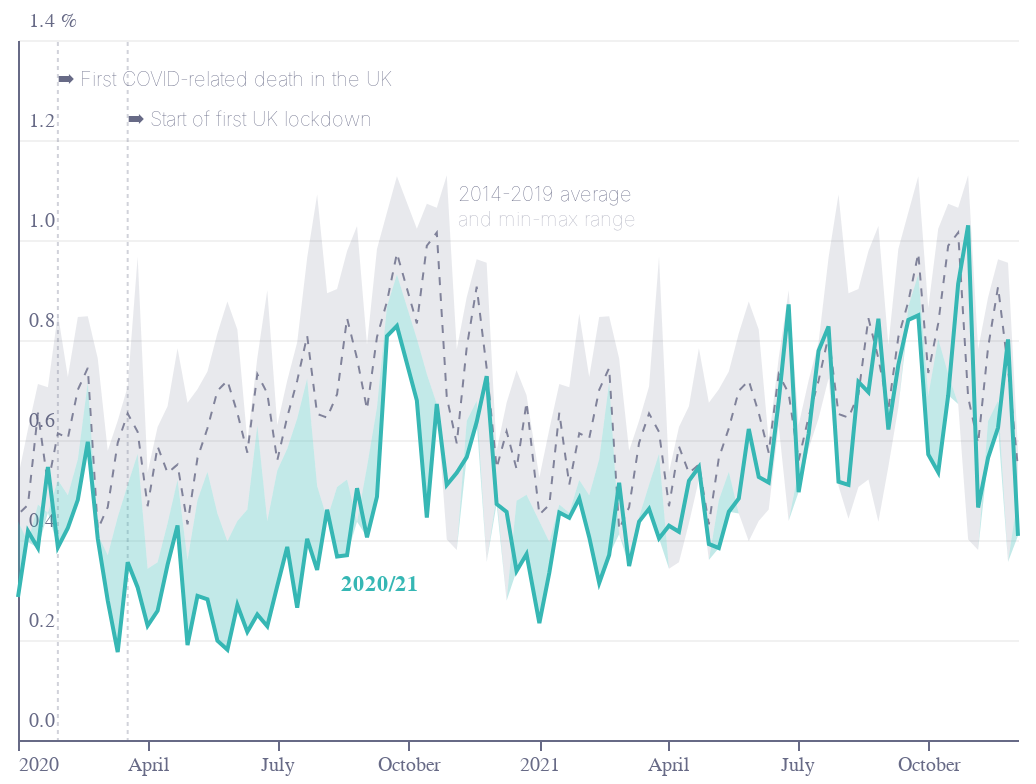

Notebook code for this chart:
### Code cell
ymin = 0
ymax = 1.4
glyph = "hired_week"
grey = colors["eco-gray"]
green = colors["eco-turquiose"]
base = (
    alt.Chart(f2, title="")
    .encode(
        alt.X(
            "weekx:T",
            sort=[],
            axis=alt.Axis(
                grid=False,
                title="",
                labelColor=colors["eco-gray"],
                titleColor=colors["eco-gray"],
                tickColor=colors["eco-gray"],
                domainColor=colors["eco-gray"],
            ),
        )
    )
    .transform_calculate(max0="max(datum.max_" + glyph + ",datum." + glyph + ")")
    .transform_calculate(min0="min(datum.min_" + glyph + ",datum." + glyph + ")")
)

marea = base.mark_area(opacity=0.15, color=grey).encode(
    alt.Y(
        "max_" + glyph + ":Q",
        axis=alt.Axis(
            title="%",
            #             domain=False,
            gridOpacity=0.4,
            ticks=False,
            labelAlign="left",
            labelBaseline="middle",
            labelPadding=-5,
            labelOffset=-10,
            titleX=21,
            titleY=-5,
            titleAngle=0,
            titleFontSize=10,
            titleFontWeight="normal",
            titleAlign="left",
            tickCount=6,
            labelColor=colors["eco-gray"],
            titleColor=colors["eco-gray"],
            tickColor=colors["eco-gray"],
            domainColor=colors["eco-gray"],
            format=".1f",
        ),
        scale=alt.Scale(domain=[ymin, ymax]),
    ),
    alt.Y2("min_" + glyph + ":Q"),
)
mline = base.mark_line(
    stroke=grey, strokeWidth=1, strokeDash=[0, 2, 2], opacity=0.8
).encode(alt.Y("m_" + glyph + ":Q", scale=alt.Scale(domain=[ymin, ymax])))
area1 = base.mark_area(opacity=0.3, color=green).encode(
    alt.Y("max0:Q", scale=alt.Scale(domain=[ymin, ymax])), alt.Y2("max_" + glyph + ":Q")
)
area2 = base.mark_area(opacity=0.3, color=green).encode(
    alt.Y("min0:Q", scale=alt.Scale(domain=[ymin, ymax])), alt.Y2("min_" + glyph + ":Q")
)
line = base.mark_line(stroke=green).encode(
    alt.Y(glyph + ":Q", scale=alt.Scale(domain=[ymin, ymax]))
)

base = alt.Chart(pd.DataFrame([{"x": "2020-01-29"}, {"x": "2020-03-18"}])).encode()
rule = base.mark_rule(
    stroke=grey, strokeWidth=1, strokeDash=[0, 1, 1], opacity=0.3
).encode(alt.X("x:T"))
base = alt.Chart(
    pd.DataFrame(
        [
            {
                "x": "2020-01-29",
                "y": 1.3,
                "text": "➡ First COVID-related death in the UK",
            },
            {"x": "2020-03-18", "y": 1.22, "text": "➡ Start of first UK lockdown"},
        ]
    )
).encode()
rlabels = base.mark_text(
    fontWeight="lighter", color=grey, align="left", baseline="bottom", fontSize=10
).encode(
    alt.X("x:T"),
    alt.Y("y:Q", scale=alt.Scale(domain=[ymin, ymax])),
    alt.Text(
        "text:N",
    ),
)
base = alt.Chart(pd.DataFrame([{"x": "2020-08-15", "y": 0.29, "text": "2020/21"}])).encode()
mlabel = base.mark_text(
    fontWeight="bold", color=green, align="left", baseline="bottom", fontSize=11
).encode(
    alt.X("x:T"),
    alt.Y("y:Q"),
    alt.Text(
        "text:N",
    ),
)
base = alt.Chart(
    pd.DataFrame([{"x": "2020-11-05", "y": 1.07, "text": "2014-2019 average"}])
).encode()
label1 = base.mark_text(
    fontWeight="lighter", color=grey, align="left", baseline="bottom", fontSize=10
).encode(alt.X("x:T"), alt.Y("y:Q"), alt.Text("text:N"))
base = alt.Chart(
    pd.DataFrame([{"x": "2020-11-05", "y": 1.02, "text": "and min-max range"}])
).encode()
label2 = base.mark_text(
    fontWeight="lighter",
    color=grey,
    align="left",
    baseline="bottom",
    fontSize=10,
    opacity=0.5,
).encode(alt.X("x:T"), alt.Y("y:Q"), alt.Text("text:N"))
layer1 = alt.layer(
    rule,
    rlabels,
    marea,
    mline,
    area1,
    area2,
    line,
    mlabel,
    label1,
    label2
).configure_view(
    stroke=None,
    height=350,
    width=500,
)
layer1.save("visualisation/" + f + ".json")
layer1.save("visualisation/" + f + ".svg")
layer1.save("visualisation/" + f + ".png")
open("README.md", "a").write(readme)
layer1

### Figure 1 — Vega-Lite specification as saved in the notebook (floating-point values rounded to 4 significant figures)
{"config": {"view": {"continuousWidth": 400, "continuousHeight": 300, "height": 350, "stroke": null, "width": 500}}, "layer": [{"data": {"name": "data-7f7e11a561356d8cd33eb43e230be2bc"}, "mark": {"type": "rule", "opacity": 0.3, "stroke": "#676A86", "strokeDash": [0, 1, 1], "strokeWidth": 1}, "encoding": {"x": {"type": "temporal", "field": "x"}}}, {"data": {"name": "data-93031c369f7ef1404f363db75b02b2fd"}, "mark": {"type": "text", "align": "left", "baseline": "bottom", "color": "#676A86", "fontSize": 10, "fontWeight": "lighter"}, "encoding": {"text": {"type": "nominal", "field": "text"}, "x": {"type": "temporal", "field": "x"}, "y": {"type": "quantitative", "field": "y", "scale": {"domain": [0, 1.4]}}}}, {"data": {"name": "data-93c0b04e3cdd024c20c8f4b338e18c69"}, "mark": {"type": "area", "color": "#676A86", "opacity": 0.15}, "encoding": {"x": {"type": "temporal", "axis": {"domainColor": "#676A86", "grid": false, "labelColor": "#676A86", "tickColor": "#676A86", "title": "", "titleColor": "#676A86"}, "field": "weekx", "sort": []}, "y": {"type": "quantitative", "axis": {"domainColor": "#676A86", "format": ".1f", "gridOpacity": 0.4, "labelAlign": "left", "labelBaseline": "middle", "labelColor": "#676A86", "labelOffset": -10, "labelPadding": -5, "tickColor": "#676A86", "tickCount": 6, "ticks": false, "title": "%", "titleAlign": "left", "titleAngle": 0, "titleColor": "#676A86", "titleFontSize": 10, "titleFontWeight": "normal", "titleX": 21, "titleY": -5}, "field": "max_hired_week", "scale": {"domain": [0, 1.4]}}, "y2": {"field": "min_hired_week"}}, "title": "", "transform": [{"calculate": "max(datum.max_hired_week,datum.hired_week)", "as": "max0"}, {"calculate": "min(datum.min_hired_week,datum.hired_week)", "as": "min0"}]}, {"data": {"name": "data-93c0b04e3cdd024c20c8f4b338e18c69"}, "mark": {"type": "line", "opacity": 0.8, "stroke": "#676A86", "strokeDash": [0, 2, 2], "strokeWidth": 1}, "encoding": {"x": {"type": "temporal", "axis": {"domainColor": "#676A86", "grid": false, "labelColor": "#676A86", "tickColor": "#676A86", "title": "", "titleColor": "#676A86"}, "field": "weekx", "sort": []}, "y": {"type": "quantitative", "field": "m_hired_week", "scale": {"domain": [0, 1.4]}}}, "title": "", "transform": [{"calculate": "max(datum.max_hired_week,datum.hired_week)", "as": "max0"}, {"calculate": "min(datum.min_hired_week,datum.hired_week)", "as": "min0"}]}, {"data": {"name": "data-93c0b04e3cdd024c20c8f4b338e18c69"}, "mark": {"type": "area", "color": "#36B7B4", "opacity": 0.3}, "encoding": {"x": {"type": "temporal", "axis": {"domainColor": "#676A86", "grid": false, "labelColor": "#676A86", "tickColor": "#676A86", "title": "", "titleColor": "#676A86"}, "field": "weekx", "sort": []}, "y": {"type": "quantitative", "field": "max0", "scale": {"domain": [0, 1.4]}}, "y2": {"field": "max_hired_week"}}, "title": "", "transform": [{"calculate": "max(datum.max_hired_week,datum.hired_week)", "as": "max0"}, {"calculate": "min(datum.min_hired_week,datum.hired_week)", "as": "min0"}]}, {"data": {"name": "data-93c0b04e3cdd024c20c8f4b338e18c69"}, "mark": {"type": "area", "color": "#36B7B4", "opacity": 0.3}, "encoding": {"x": {"type": "temporal", "axis": {"domainColor": "#676A86", "grid": false, "labelColor": "#676A86", "tickColor": "#676A86", "title": "", "titleColor": "#676A86"}, "field": "weekx", "sort": []}, "y": {"type": "quantitative", "field": "min0", "scale": {"domain": [0, 1.4]}}, "y2": {"field": "min_hired_week"}}, "title": "", "transform": [{"calculate": "max(datum.max_hired_week,datum.hired_week)", "as": "max0"}, {"calculate": "min(datum.min_hired_week,datum.hired_week)", "as": "min0"}]}, {"data": {"name": "data-93c0b04e3cdd024c20c8f4b338e18c69"}, "mark": {"type": "line", "stroke": "#36B7B4"}, "encoding": {"x": {"type": "temporal", "axis": {"domainColor": "#676A86", "grid": false, "labelColor": "#676A86", "tickColor": "#676A86", "title": "", "titleColor": "#676A86"}, "field": "weekx", "sort": []}, "y": {"type": "quantitative", "field": "hired_week", "scale": {"domain": [0, 1.4]}}}, "title": "", "transform": [{"calculate": "max(datum.max_hired_week,datum.hired_week)", "as": "max0"}, {"calculate": "min(datum.min_hired_week,datum.hired_week)", "as": "min0"}]}, {"data": {"name": "data-1de6c8e7573543dbf710190a1760c3fc"}, "mark": {"type": "text", "align": "left", "baseline": "bottom", "color": "#36B7B4", "fontSize": 11, "fontWeight": "bold"}, "encoding": {"text": {"type": "nominal", "field": "text"}, "x": {"type": "temporal", "field": "x"}, "y": {"type": "quantitative", "field": "y"}}}, {"data": {"name": "data-a8111d590ba7bf93355d39ba164bf5f9"}, "mark": {"type": "text", "align": "left", "baseline": "bottom", "color": "#676A86", "fontSize": 10, "fontWeight": "lighter"}, "encoding": {"text": {"type": "nominal", "field": "text"}, "x": {"type": "temporal", "field": "x"}, "y": {"type": "quantitative", "field": "y"}}}, {"data": {"name": "data-1873468dedfd69bc3143d6730c4e1ccd"}, "mark": {"type": "text", "align": "left", "baseline": "bottom", "color": "#676A86", "fontSize": 10, "fontWeight": "lighter", "opacity": 0.5}, "encoding": {"text": {"type": "nominal", "field": "text"}, "x": {"type": "temporal", "field": "x"}, "y": {"type": "quantitative", "field": "y"}}}], "$schema": "https://vega.github.io/schema/vega-lite/v4.8.1.json", "datasets": {"data-7f7e11a561356d8cd33eb43e230be2bc": [{"x": "2020-01-29"}, {"x": "2020-03-18"}], "data-93031c369f7ef1404f363db75b02b2fd": [{"x": "2020-01-29", "y": 1.3, "text": "➡ First COVID-related death in the UK"}, {"x": "2020-03-18", "y": 1.22, "text": "➡ Start of first UK lockdown"}], "data-93c0b04e3cdd024c20c8f4b338e18c69": [{"weekx": "2020-01-01T00:00:00", "week3": "5/1/20", "hired_week": 0.2859, "m_hired_week": 0.4508, "min_hired_week": 0.4375, "max_hired_week": 0.525}, {"weekx": "2020-01-08T00:00:00", "week3": "2", "hired_week": 0.4178, "m_hired_week": 0.4705, "min_hired_week": 0.3958, "max_hired_week": 0.6214}, {"weekx": "2020-01-15T00:00:00", "week3": "3", "hired_week": 0.384, "m_hired_week": 0.6546, "min_hired_week": 0.4711, "max_hired_week": 0.712}, {"weekx": "2020-01-22T00:00:00", "week3": "4", "hired_week": 0.5459, "m_hired_week": 0.5111, "min_hired_week": 0.4543, "max_hired_week": 0.7056}, {"weekx": "2020-01-29T00:00:00", "week3": "2/2/20", "hired_week": 0.3854, "m_hired_week": 0.6134, "min_hired_week": 0.5199, "max_hired_week": 0.8524}, {"weekx": "2020-02-05T00:00:00", "week3": "6", "hired_week": 0.4243, "m_hired_week": 0.6035, "min_hired_week": 0.4897, "max_hired_week": 0.7258}, {"weekx": "2020-02-12T00:00:00", "week3": "7", "hired_week": 0.4804, "m_hired_week": 0.7005, "min_hired_week": 0.5613, "max_hired_week": 0.8458}, {"weekx": "2020-02-19T00:00:00", "week3": "23/2/20", "hired_week": 0.5965, "m_hired_week": 0.7442, "min_hired_week": 0.7154, "max_hired_week": 0.8477}, {"weekx": "2020-02-26T00:00:00", "week3": "9", "hired_week": 0.4026, "m_hired_week": 0.4213, "min_hired_week": 0.4113, "max_hired_week": 0.7629}, {"weekx": "2020-03-04T00:00:00", "week3": "10", "hired_week": 0.2789, "m_hired_week": 0.4658, "min_hired_week": 0.3694, "max_hired_week": 0.5783}, {"weekx": "2020-03-11T00:00:00", "week3": "11", "hired_week": 0.1759, "m_hired_week": 0.5944, "min_hired_week": 0.4462, "max_hired_week": 0.6387}, {"weekx": "2020-03-18T00:00:00", "week3": "22/3/20", "hired_week": 0.3556, "m_hired_week": 0.6531, "min_hired_week": 0.5104, "max_hired_week": 0.7072}, {"weekx": "2020-03-25T00:00:00", "week3": "13", "hired_week": 0.3051, "m_hired_week": 0.6163, "min_hired_week": 0.5725, "max_hired_week": 0.9663}, {"weekx": "2020-04-01T00:00:00", "week3": "14", "hired_week": 0.2284, "m_hired_week": 0.4675, "min_hired_week": 0.3423, "max_hired_week": 0.5353}, {"weekx": "2020-04-08T00:00:00", "week3": "15", "hired_week": 0.2584, "m_hired_week": 0.5871, "min_hired_week": 0.3554, "max_hired_week": 0.626}, {"weekx": "2020-04-15T00:00:00", "week3": "16", "hired_week": 0.3504, "m_hired_week": 0.5341, "min_hired_week": 0.4337, "max_hired_week": 0.6674}, {"weekx": "2020-04-22T00:00:00", "week3": "17", "hired_week": 0.429, "m_hired_week": 0.5509, "min_hired_week": 0.5207, "max_hired_week": 0.7833}, {"weekx": "2020-04-29T00:00:00", "week3": "3/5/20", "hired_week": 0.1897, "m_hired_week": 0.4315, "min_hired_week": 0.3599, "max_hired_week": 0.6745}, {"weekx": "2020-05-06T00:00:00", "week3": "19", "hired_week": 0.2881, "m_hired_week": 0.564, "min_hired_week": 0.48, "max_hired_week": 0.7014}, {"weekx": "2020-05-13T00:00:00", "week3": "20", "hired_week": 0.2815, "m_hired_week": 0.6234, "min_hired_week": 0.5364, "max_hired_week": 0.737}, {"weekx": "2020-05-20T00:00:00", "week3": "21", "hired_week": 0.1987, "m_hired_week": 0.6984, "min_hired_week": 0.4529, "max_hired_week": 0.8137}, {"weekx": "2020-05-27T00:00:00", "week3": "31/5/20", "hired_week": 0.1807, "m_hired_week": 0.7187, "min_hired_week": 0.3976, "max_hired_week": 0.877}, {"weekx": "2020-06-03T00:00:00", "week3": "23", "hired_week": 0.2701, "m_hired_week": 0.6541, "min_hired_week": 0.4379, "max_hired_week": 0.8212}, {"weekx": "2020-06-10T00:00:00", "week3": "24", "hired_week": 0.2163, "m_hired_week": 0.5747, "min_hired_week": 0.461, "max_hired_week": 0.5982}, {"weekx": "2020-06-17T00:00:00", "week3": "25", "hired_week": 0.2512, "m_hired_week": 0.7317, "min_hired_week": 0.6289, "max_hired_week": 0.7642}, {"weekx": "2020-06-24T00:00:00", "week3": "26", "hired_week": 0.2275, "m_hired_week": 0.6934, "min_hired_week": 0.4382, "max_hired_week": 0.8997}, {"weekx": "2020-07-01T00:00:00", "week3": "27", "hired_week": 0.3081, "m_hired_week": 0.559, "min_hired_week": 0.539, "max_hired_week": 0.6299}, {"weekx": "2020-07-08T00:00:00", "week3": "12/7/20", "hired_week": 0.3862, "m_hired_week": 0.646, "min_hired_week": 0.5826, "max_hired_week": 0.719}, {"weekx": "2020-07-15T00:00:00", "week3": "29", "hired_week": 0.2647, "m_hired_week": 0.7186, "min_hired_week": 0.643, "max_hired_week": 0.7956}, {"weekx": "2020-07-22T00:00:00", "week3": "30", "hired_week": 0.4023, "m_hired_week": 0.8084, "min_hired_week": 0.723, "max_hired_week": 0.9647}, {"weekx": "2020-07-29T00:00:00", "week3": "31", "hired_week": 0.34, "m_hired_week": 0.6521, "min_hired_week": 0.5078, "max_hired_week": 1.091}, {"weekx": "2020-08-05T00:00:00", "week3": "9/8/20", "hired_week": 0.4605, "m_hired_week": 0.6448, "min_hired_week": 0.4423, "max_hired_week": 0.8933}, {"weekx": "2020-08-12T00:00:00", "week3": "33", "hired_week": 0.3669, "m_hired_week": 0.6917, "min_hired_week": 0.5062, "max_hired_week": 0.9019}, {"weekx": "2020-08-19T00:00:00", "week3": "34", "hired_week": 0.3695, "m_hired_week": 0.8436, "min_hired_week": 0.5211, "max_hired_week": 0.978}, {"weekx": "2020-08-26T00:00:00", "week3": "35", "hired_week": 0.5036, "m_hired_week": 0.763, "min_hired_week": 0.4367, "max_hired_week": 1.028}, {"weekx": "2020-09-02T00:00:00", "week3": "36", "hired_week": 0.4054, "m_hired_week": 0.6614, "min_hired_week": 0.5463, "max_hired_week": 0.7906}, {"weekx": "2020-09-09T00:00:00", "week3": "37", "hired_week": 0.4865, "m_hired_week": 0.806, "min_hired_week": 0.6648, "max_hired_week": 0.982}, {"weekx": "2020-09-16T00:00:00", "week3": "20/9/20", "hired_week": 0.8077, "m_hired_week": 0.8768, "min_hired_week": 0.8672, "max_hired_week": 1.055}, {"weekx": "2020-09-23T00:00:00", "week3": "39", "hired_week": 0.8283, "m_hired_week": 0.9735, "min_hired_week": 0.9308, "max_hired_week": 1.127}, {"weekx": "2020-10-07T00:00:00", "week3": "41", "hired_week": 0.679, "m_hired_week": 0.8332, "min_hired_week": 0.8027, "max_hired_week": 1.023}, {"weekx": "2020-10-14T00:00:00", "week3": "18/10/20", "hired_week": 0.445, "m_hired_week": 0.9885, "min_hired_week": 0.7318, "max_hired_week": 1.072}, {"weekx": "2020-10-21T00:00:00", "week3": "43", "hired_week": 0.672, "m_hired_week": 1.015, "min_hired_week": 0.672, "max_hired_week": 1.065}, {"weekx": "2020-10-28T00:00:00", "week3": "44", "hired_week": 0.51, "m_hired_week": 0.6854, "min_hired_week": 0.4011, "max_hired_week": 1.129}, {"weekx": "2020-11-04T00:00:00", "week3": "45", "hired_week": 0.5344, "m_hired_week": 0.5932, "min_hired_week": 0.3801, "max_hired_week": 0.7814}, {"weekx": "2020-11-11T00:00:00", "week3": "46", "hired_week": 0.5656, "m_hired_week": 0.785, "min_hired_week": 0.6381, "max_hired_week": 0.8854}, {"weekx": "2020-11-18T00:00:00", "week3": "47", "hired_week": 0.6362, "m_hired_week": 0.9065, "min_hired_week": 0.6784, "max_hired_week": 0.9617}, {"weekx": "2020-11-25T00:00:00", "week3": "29/11/20", "hired_week": 0.7277, "m_hired_week": 0.7436, "min_hired_week": 0.3559, "max_hired_week": 0.9543}, {"weekx": "2020-12-02T00:00:00", "week3": "49", "hired_week": 0.4718, "m_hired_week": 0.5439, "min_hired_week": 0.4893, "max_hired_week": 0.5791}, {"weekx": "2020-12-09T00:00:00", "week3": "50", "hired_week": 0.4563, "m_hired_week": 0.6173, "min_hired_week": 0.2786, "max_hired_week": 0.6745}, {"weekx": "2020-12-16T00:00:00", "week3": "51", "hired_week": 0.338, "m_hired_week": 0.5422, "min_hired_week": 0.4786, "max_hired_week": 0.7396}, {"weekx": "2020-12-23T00:00:00", "week3": "27/12/20", "hired_week": 0.3719, "m_hired_week": 0.6753, "min_hired_week": 0.4903, "max_hired_week": 0.6897}, {"weekx": "2021-01-01T00:00:00", "week3": "3/1/21", "hired_week": 0.2338, "m_hired_week": 0.4508, "min_hired_week": 0.4375, "max_hired_week": 0.525}, {"weekx": "2021-01-08T00:00:00", "week3": "54", "hired_week": 0.3348, "m_hired_week": 0.4705, "min_hired_week": 0.3958, "max_hired_week": 0.6214}, {"weekx": "2021-01-15T00:00:00", "week3": "55", "hired_week": 0.455, "m_hired_week": 0.6546, "min_hired_week": 0.4711, "max_hired_week": 0.712}, {"weekx": "2021-01-22T00:00:00", "week3": "56", "hired_week": 0.4444, "m_hired_week": 0.5111, "min_hired_week": 0.4543, "max_hired_week": 0.7056}, {"weekx": "2021-01-29T00:00:00", "week3": "31/1/21", "hired_week": 0.4832, "m_hired_week": 0.6134, "min_hired_week": 0.5199, "max_hired_week": 0.8524}, {"weekx": "2021-02-05T00:00:00", "week3": "7/2/21", "hired_week": 0.4057, "m_hired_week": 0.6035, "min_hired_week": 0.4897, "max_hired_week": 0.7258}, {"weekx": "2021-02-12T00:00:00", "week3": "59", "hired_week": 0.3139, "m_hired_week": 0.7005, "min_hired_week": 0.5613, "max_hired_week": 0.8458}, {"weekx": "2021-02-19T00:00:00", "week3": "60", "hired_week": 0.37, "m_hired_week": 0.7442, "min_hired_week": 0.7154, "max_hired_week": 0.8477}, {"weekx": "2021-02-26T00:00:00", "week3": "61", "hired_week": 0.5143, "m_hired_week": 0.4213, "min_hired_week": 0.4113, "max_hired_week": 0.7629}, {"weekx": "2021-03-05T00:00:00", "week3": "7/3/21", "hired_week": 0.3481, "m_hired_week": 0.4658, "min_hired_week": 0.3694, "max_hired_week": 0.5783}, {"weekx": "2021-03-12T00:00:00", "week3": "63", "hired_week": 0.4367, "m_hired_week": 0.5944, "min_hired_week": 0.4462, "max_hired_week": 0.6387}, {"weekx": "2021-03-19T00:00:00", "week3": "64", "hired_week": 0.4623, "m_hired_week": 0.6531, "min_hired_week": 0.5104, "max_hired_week": 0.7072}, {"weekx": "2021-03-26T00:00:00", "week3": "65", "hired_week": 0.4032, "m_hired_week": 0.6163, "min_hired_week": 0.5725, "max_hired_week": 0.9663}, {"weekx": "2021-04-02T00:00:00", "week3": "66", "hired_week": 0.4286, "m_hired_week": 0.4675, "min_hired_week": 0.3423, "max_hired_week": 0.5353}, {"weekx": "2021-04-09T00:00:00", "week3": "67", "hired_week": 0.4164, "m_hired_week": 0.5871, "min_hired_week": 0.3554, "max_hired_week": 0.626}, {"weekx": "2021-04-16T00:00:00", "week3": "18/4/21", "hired_week": 0.5183, "m_hired_week": 0.5341, "min_hired_week": 0.4337, "max_hired_week": 0.6674}, {"weekx": "2021-04-23T00:00:00", "week3": "69", "hired_week": 0.546, "m_hired_week": 0.5509, "min_hired_week": 0.5207, "max_hired_week": 0.7833}, {"weekx": "2021-04-30T00:00:00", "week3": "70", "hired_week": 0.3921, "m_hired_week": 0.4315, "min_hired_week": 0.3599, "max_hired_week": 0.6745}, {"weekx": "2021-05-07T00:00:00", "week3": "71", "hired_week": 0.384, "m_hired_week": 0.564, "min_hired_week": 0.48, "max_hired_week": 0.7014}, {"weekx": "2021-05-14T00:00:00", "week3": "72", "hired_week": 0.4565, "m_hired_week": 0.6234, "min_hired_week": 0.5364, "max_hired_week": 0.737}, {"weekx": "2021-05-21T00:00:00", "week3": "73", "hired_week": 0.4828, "m_hired_week": 0.6984, "min_hired_week": 0.4529, "max_hired_week": 0.8137}, {"weekx": "2021-05-28T00:00:00", "week3": "74", "hired_week": 0.6222, "m_hired_week": 0.7187, "min_hired_week": 0.3976, "max_hired_week": 0.877}, {"weekx": "2021-06-04T00:00:00", "week3": "75", "hired_week": 0.5262, "m_hired_week": 0.6541, "min_hired_week": 0.4379, "max_hired_week": 0.8212}, {"weekx": "2021-06-11T00:00:00", "week3": "76", "hired_week": 0.515, "m_hired_week": 0.5747, "min_hired_week": 0.461, "max_hired_week": 0.5982}, {"weekx": "2021-06-18T00:00:00", "week3": "77", "hired_week": 0.677, "m_hired_week": 0.7317, "min_hired_week": 0.6289, "max_hired_week": 0.7642}, {"weekx": "2021-06-25T00:00:00", "week3": "30/6/21", "hired_week": 0.8711, "m_hired_week": 0.6934, "min_hired_week": 0.4382, "max_hired_week": 0.8997}, {"weekx": "2021-07-02T00:00:00", "week3": "79", "hired_week": 0.4958, "m_hired_week": 0.559, "min_hired_week": 0.539, "max_hired_week": 0.6299}, {"weekx": "2021-07-09T00:00:00", "week3": "80", "hired_week": 0.612, "m_hired_week": 0.646, "min_hired_week": 0.5826, "max_hired_week": 0.719}, {"weekx": "2021-07-16T00:00:00", "week3": "81", "hired_week": 0.7784, "m_hired_week": 0.7186, "min_hired_week": 0.643, "max_hired_week": 0.7956}, {"weekx": "2021-07-23T00:00:00", "week3": "82", "hired_week": 0.8271, "m_hired_week": 0.8084, "min_hired_week": 0.723, "max_hired_week": 0.9647}, {"weekx": "2021-07-30T00:00:00", "week3": "83", "hired_week": 0.5165, "m_hired_week": 0.6521, "min_hired_week": 0.5078, "max_hired_week": 1.091}, {"weekx": "2021-08-06T00:00:00", "week3": "84", "hired_week": 0.5104, "m_hired_week": 0.6448, "min_hired_week": 0.4423, "max_hired_week": 0.8933}, {"weekx": "2021-08-13T00:00:00", "week3": "85", "hired_week": 0.7162, "m_hired_week": 0.6917, "min_hired_week": 0.5062, "max_hired_week": 0.9019}, {"weekx": "2021-08-20T00:00:00", "week3": "86", "hired_week": 0.6958, "m_hired_week": 0.8436, "min_hired_week": 0.5211, "max_hired_week": 0.978}, {"weekx": "2021-08-27T00:00:00", "week3": "87", "hired_week": 0.8426, "m_hired_week": 0.763, "min_hired_week": 0.4367, "max_hired_week": 1.028}, {"weekx": "2021-09-03T00:00:00", "week3": "3/9/21", "hired_week": 0.6211, "m_hired_week": 0.6614, "min_hired_week": 0.5463, "max_hired_week": 0.7906}, {"weekx": "2021-09-10T00:00:00", "week3": "89", "hired_week": 0.7502, "m_hired_week": 0.806, "min_hired_week": 0.6648, "max_hired_week": 0.982}, {"weekx": "2021-09-17T00:00:00", "week3": "90", "hired_week": 0.8403, "m_hired_week": 0.8768, "min_hired_week": 0.8672, "max_hired_week": 1.055}, {"weekx": "2021-09-24T00:00:00", "week3": "91", "hired_week": 0.8494, "m_hired_week": 0.9735, "min_hired_week": 0.9308, "max_hired_week": 1.127}, {"weekx": "2021-10-01T00:00:00", "week3": "92", "hired_week": 0.5712, "m_hired_week": 0.7341, "min_hired_week": 0.6883, "max_hired_week": 0.8641}, {"weekx": "2021-10-08T00:00:00", "week3": "93", "hired_week": 0.5356, "m_hired_week": 0.8332, "min_hired_week": 0.8027, "max_hired_week": 1.023}, {"weekx": "2021-10-15T00:00:00", "week3": "94", "hired_week": 0.6894, "m_hired_week": 0.9885, "min_hired_week": 0.7318, "max_hired_week": 1.072}, {"weekx": "2021-10-22T00:00:00", "week3": "95", "hired_week": 0.9125, "m_hired_week": 1.015, "min_hired_week": 0.672, "max_hired_week": 1.065}, {"weekx": "2021-10-29T00:00:00", "week3": "31/10/21", "hired_week": 1.029, "m_hired_week": 0.6854, "min_hired_week": 0.4011, "max_hired_week": 1.129}, {"weekx": "2021-11-05T00:00:00", "week3": "97", "hired_week": 0.4649, "m_hired_week": 0.5932, "min_hired_week": 0.3801, "max_hired_week": 0.7814}, {"weekx": "2021-11-12T00:00:00", "week3": "98", "hired_week": 0.5643, "m_hired_week": 0.785, "min_hired_week": 0.6381, "max_hired_week": 0.8854}, {"weekx": "2021-11-19T00:00:00", "week3": "99", "hired_week": 0.625, "m_hired_week": 0.9065, "min_hired_week": 0.6784, "max_hired_week": 0.9617}, {"weekx": "2021-11-26T00:00:00", "week3": "100", "hired_week": 0.8011, "m_hired_week": 0.7436, "min_hired_week": 0.3559, "max_hired_week": 0.9543}, {"weekx": "2021-12-03T00:00:00", "week3": "5/12/21", "hired_week": 0.4084, "m_hired_week": 0.5439, "min_hired_week": 0.4893, "max_hired_week": 0.5791}], "data-1de6c8e7573543dbf710190a1760c3fc": [{"x": "2020-08-15", "y": 0.29, "text": "2020/21"}], "data-a8111d590ba7bf93355d39ba164bf5f9": [{"x": "2020-11-05", "y": 1.07, "text": "2014-2019 average"}], "data-1873468dedfd69bc3143d6730c4e1ccd": [{"x": "2020-11-05", "y": 1.02, "text": "and min-max range"}]}}
